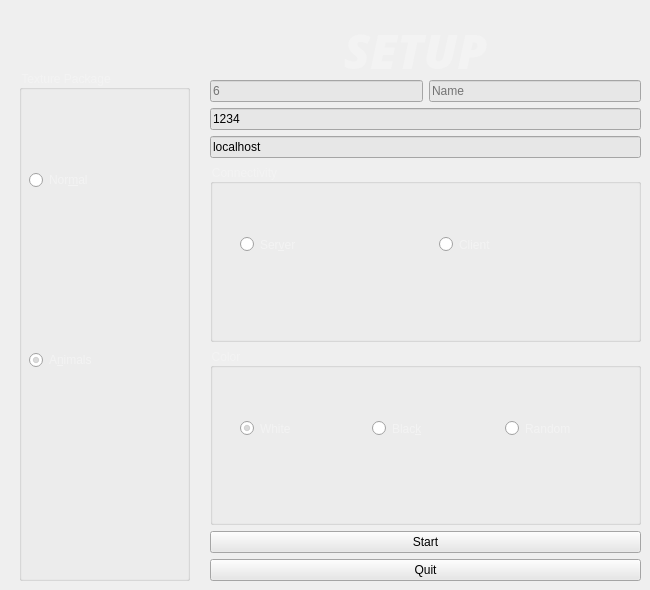
   <widget class="QWidget" name="page">
    <widget class="QLabel" name="label">
     <property name="geometry">
      <rect>
       <x>290</x>
       <y>10</y>
       <width>251</width>
       <height>81</height>
      </rect>
     </property>
     <property name="font">
      <font>
       <family>Open Sans Extrabold</family>
       <pointsize>36</pointsize>
       <weight>75</weight>
       <italic>true</italic>
       <bold>true</bold>
      </font>
     </property>
     <property name="styleSheet">
      <string notr="true">color: rgb(243, 243, 243);</string>
     </property>
     <property name="text">
      <string>SETUP</string>
     </property>
     <property name="alignment">
      <set>Qt::AlignCenter</set>
     </property>
    </widget>
    <widget class="QWidget" name="verticalLayoutWidget_2">
     <property name="geometry">
      <rect>
       <x>210</x>
       <y>80</y>
       <width>431</width>
       <height>501</height>
      </rect>
     </property>
     <layout class="QVBoxLayout" name="verticalLayout_2">
      <item>
       <layout class="QHBoxLayout" name="horizontalLayout_7">
        <item>
         <widget class="QLineEdit" name="group">
          <property name="styleSheet">
           <string notr="true">background-color: rgb(231, 231, 231);</string>
          </property>
          <property name="placeholderText">
           <string>6</string>
          </property>
         </widget>
        </item>
        <item>
         <widget class="QLineEdit" name="name">
          <property name="styleSheet">
           <string notr="true">background-color: rgb(231, 231, 231);</string>
          </property>
          <property name="placeholderText">
           <string>Name</string>
          </property>
         </widget>
        </item>
       </layout>
      </item>
      <item>
       <widget class="QLineEdit" name="port">
        <property name="styleSheet">
         <string notr="true">background-color: rgb(231, 231, 231);</string>
        </property>
        <property name="text">
         <string>1234</string>
        </property>
        <property name="placeholderText">
         <string>Port</string>
        </property>
       </widget>
      </item>
      <item>
       <widget class="QLineEdit" name="ip">
        <property name="styleSheet">
         <string notr="true">background-color: rgb(231, 231, 231);</string>
        </property>
        <property name="text">
         <string>localhost</string>
        </property>
        <property name="placeholderText">
         <string>IP-Adress</string>
        </property>
       </widget>
      </item>
      <item>
       <layout class="QHBoxLayout" name="horizontalLayout_2">
        <item>
         <widget class="QGroupBox" name="groupBox">
          <property name="styleSheet">
           <string notr="true">color: rgb(243, 243, 243);
border-color: rgb(243, 243, 243);</string>
          </property>
          <property name="title">
           <string>Connectivity</string>
          </property>
          <widget class="QWidget" name="horizontalLayoutWidget_4">
           <property name="geometry">
            <rect>
             <x>10</x>
             <y>20</y>
             <width>411</width>
             <height>121</height>
            </rect>
           </property>
           <layout class="QHBoxLayout" name="horizontalLayout_5">
            <property name="leftMargin">
             <number>20</number>
            </property>
            <item>
             <widget class="QRadioButton" name="server">
              <property name="styleSheet">
               <string notr="true">color: rgb(243, 243, 243);</string>
              </property>
              <property name="text">
               <string>Ser&amp;ver</string>
              </property>
             </widget>
            </item>
            <item>
             <widget class="QRadioButton" name="client">
              <property name="styleSheet">
               <string notr="true">color: rgb(243, 243, 243);</string>
              </property>
              <property name="text">
               <string>Client</string>
              </property>
             </widget>
            </item>
           </layout>
          </widget>
         </widget>
        </item>
       </layout>
      </item>
      <item>
       <layout class="QHBoxLayout" name="horizontalLayout_4">
        <item>
         <widget class="QGroupBox" name="groupBox_2">
          <property name="styleSheet">
           <string notr="true">color: rgb(243, 243, 243);
border-color: rgb(243, 243, 243);</string>
          </property>
          <property name="title">
           <string>Color</string>
          </property>
          <widget class="QWidget" name="horizontalLayoutWidget_5">
           <property name="geometry">
            <rect>
             <x>10</x>
             <y>20</y>
             <width>411</width>
             <height>121</height>
            </rect>
           </property>
           <layout class="QHBoxLayout" name="horizontalLayout_6">
            <property name="leftMargin">
             <number>20</number>
            </property>
            <item>
             <widget class="QRadioButton" name="youBegin">
              <property name="enabled">
               <bool>true</bool>
              </property>
              <property name="tabletTracking">
               <bool>false</bool>
              </property>
              <property name="styleSheet">
               <string notr="true">color: rgb(243, 243, 243);</string>
              </property>
              <property name="text">
               <string>White</string>
              </property>
              <property name="checked">
               <bool>true</bool>
              </property>
             </widget>
            </item>
            <item>
             <widget class="QRadioButton" name="opponentBegins">
              <property name="styleSheet">
               <string notr="true">color: rgb(243, 243, 243);</string>
              </property>
              <property name="text">
               <string>Blac&amp;k</string>
              </property>
             </widget>
            </item>
            <item>
             <widget class="QRadioButton" name="randomBeginner">
              <property name="styleSheet">
               <string notr="true">color: rgb(243, 243, 243);</string>
              </property>
              <property name="text">
               <string>Random</string>
              </property>
             </widget>
            </item>
           </layout>
          </widget>
         </widget>
        </item>
       </layout>
      </item>
      <item>
       <widget class="QPushButton" name="start">
        <property name="styleSheet">
         <string notr="true">background-color: rgb(231, 231, 231);</string>
        </property>
        <property name="text">
         <string>Start</string>
        </property>
       </widget>
      </item>
      <item>
       <widget class="QPushButton" name="quit">
        <property name="styleSheet">
         <string notr="true">background-color: rgb(231, 231, 231);</string>
        </property>
        <property name="text">
         <string>Quit</string>
        </property>
       </widget>
      </item>
     </layout>
    </widget>
    <widget class="QGroupBox" name="groupBox_3">
     <property name="geometry">
      <rect>
       <x>19</x>
       <y>70</y>
       <width>171</width>
       <height>511</height>
      </rect>
     </property>
     <property name="styleSheet">
      <string notr="true">color: rgb(243, 243, 243);
border-color: rgb(243, 243, 243);</string>
     </property>
     <property name="title">
      <string>Texture Package</string>
     </property>
     <widget class="QLabel" name="label_33">
      <property name="geometry">
       <rect>
        <x>80</x>
        <y>60</y>
        <width>81</width>
        <height>91</height>
       </rect>
      </property>
      <property name="styleSheet">
       <string notr="true">image: url(:/new/prefix1/king_black_normal.png);</string>
      </property>
      <property name="text">
       <string/>
      </property>
     </widget>
     <widget class="QLabel" name="label_34">
      <property name="geometry">
       <rect>
        <x>80</x>
        <y>240</y>
        <width>81</width>
        <height>81</height>
       </rect>
      </property>
      <property name="styleSheet">
       <string notr="true">image: url(:/new/prefix1/king_white.png);</string>
      </property>
      <property name="text">
       <string/>
      </property>
     </widget>
     <widget class="QRadioButton" name="normalTexture">
      <property name="geometry">
       <rect>
        <x>10</x>
        <y>100</y>
        <width>71</width>
        <height>20</height>
       </rect>
      </property>
      <property name="styleSheet">
       <string notr="true">color: rgb(243, 243, 243);</string>
      </property>
      <property name="text">
       <string>Nor&amp;mal</string>
      </property>
     </widget>
     <widget class="QRadioButton" name="animalTexture">
      <property name="geometry">
       <rect>
        <x>10</x>
        <y>280</y>
        <width>81</width>
        <height>20</height>
       </rect>
      </property>
      <property name="styleSheet">
       <string notr="true">color: rgb(243, 243, 243);</string>
      </property>
      <property name="text">
       <string>A&amp;nimals</string>
      </property>
      <property name="checked">
       <bool>true</bool>
      </property>
     </widget>
    </widget>
   </widget>
